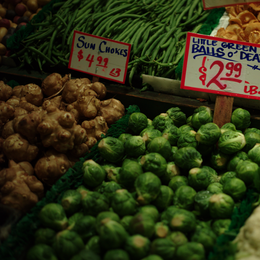
%> input picture codes/extract_features/toolbar/GCRM/9999.ppm, 260 x 260 px, shrunk from 512 x 512 before the run; the run also reads 1 picture not shown here
$ octave demo_SGRM.m   (GNU Octave 9; MATLAB toolbox functions it lacks are replaced by stand-ins)
%> lines starting %> are read from the running program, lines starting %| are printed output that depends on the picture
### codes/extract_features/toolbar/SGRM/f_steer_SPAM.m
function F=f_steer_SPAM(im_n)
% feature extraction method proposed by
% Hasan Abdulrahman, Marc Chaumont, Philippe Montesinos,
% and Baptiste Magnier, "Color Image Steganalysis Based on Steerable Gaussian Filters Bank,"
% IH&MMSec'2016, in Proceedings of the 4th ACM workshop on Information Hiding and Multimedia Security,
% Vigo, Galicia, Spain, 6 pages, June 20-22, 2016.
% http://www.lirmm.fr/~chaumont/FAQ-ColorImageSteganalysisBasedonSteerableGaussianFiltersBank.html
% modified by Bin Li
% 2017.7.26

% About the dimension of the feature vector:

% The first set, produced by [10], is made of 18,157 features.
%  The second set is made of 4406 features and comes from SPAM features from
%  - the gradient magnitude image of each channel (R, G, B) ; it gives 2808 features;
%  - the derivative image (related to the tangent vector) for each channel (R, G, B) ; it gives 1598 features.
%
% More details about the second set:
%  - The co-occurences matrices are computed with triplets which means that co-occurences have (2xT+1)^3 bins.
%  - 4 matrices are computed (horizontal right, and left, and vertical right, and left) and then summed.
%  - 4 others matrices are computed (horizontal right, and left, and vertical right and left) and then summed.
%  - The two matrices are then concatenated in a feature vector.
%  - For each T values (except for the derivative image with T=3), the feature vectors of each channel  are concatenated.
%
%  Thus:
%  - For the gradient magnitude, T is equal to 2 or 3. This leads to a dimension = 3x(2x5^3) + 3x(2x7^3) = 3x250 + 3x686 = 2808 features,
%  - For the derivative image, T is equal to 1, 2 or 3. This leads to a dimension = 3x(2x3^3) + 3x(2x5^3) + (2x7^3) = 3x54+3x250+686 = 1598 features.
%   Note that for T=3, we sum the 3 co-occurrences matrices (from R, G, B channels) instead of concatenate them (indeed, otherwise, bins values are too small for T=3).


% Obtain magnitude images and derivative images
im_n = double(im_n);
X=cell(1,3); % gradient magnitude images
Y=cell(1,3); % tangent derivative images
[X{1},X{2},X{3},Y{1},Y{2},Y{3}]=f_steer_magnitude(im_n);

% Coocurrence matrix feature extraction
F=zeros(1,4406);
t1=2*3^3; % 54
t2=2*5^3; %250
t3=2*7^3; % 686


% 2 808 features from gradient magnitude images (T 2 f2; 3g),
%gradient magnitude images,  T=2
offset = 0;
for i=1:3
    f_m=f_spam_extract_2(X{i},2);
    F(  offset+(i-1)*t2+1 : offset+(i-1)*t2+t2    )=f_m;
end
%gradient magnitude images,  T=3
offset = 3*t2;
for i=1:3
    f_m=f_spam_extract_2(X{i},3);
    F(offset+(i-1)*t3+1 : offset+(i-1)*t3+t3 )=f_m;
end

% 1 598 features from tangent derivative images (T 2 f1; 2; 3g and for
% T=3 there is a fusion of matrices)
% tangent derivative images, T =1
offset = 3*t2+3*t3;
for i=1:3
    f_m=f_spam_extract_2(Y{i},1);
    F(offset+(i-1)*t1+1 : offset+(i-1)*t1+t1)=f_m;
end
% tangent derivative images, T =2
offset = 3*t2+3*t3+3*t1;
for i=1:3
    f_m=f_spam_extract_2(Y{i},2);
    F(offset+(i-1)*t2+1 : offset+(i-1)*t2+t2)=f_m;
end
% tangent derivative images, T =3
offset = 3*t2+3*t3+3*t1+3*t2;
temp=zeros(1,686);
for i=1:3
    temp=temp+f_spam_extract_2(Y{i},3);
end
F(offset+1 : offset+t3)=temp;

### codes/extract_features/toolbar/SGRM/f_steer_magnitude.m
function [MaxI_R,MaxI_G,MaxI_B,Oth_MaxI_R,Oth_MaxI_G,Oth_MaxI_B]= f_steer_magnitude(cover)
% MaxI_X: gradient magnitude image
% Oth_MaxI_X: tangent derivative image
% modified by Bin Li
% 2017.7.26


     delta_theta = 10;
     sigma = 0.7;

    XX=cover;

    S = size(XX);
%> S = [260 260 3]
    if ((length(S) == 3 ) && (S(3)==3))
        %disp('color image')
    else
         msg = 'The input image is not a color image of 3 channels';
         size(XX)
         error(msg)
    end

    theta = [0:delta_theta:(180-delta_theta)];

    steer_Image_out_R = cell(1,size(theta,2));
    steer_Image_out_G = cell(1,size(theta,2));
    steer_Image_out_B = cell(1,size(theta,2));

    R = XX(:,:,1); % red
    G = XX(:,:,2); % green
    B = XX(:,:,3); % blue
    %[nrows,ncols] = size(R);

    for i = [1:length(theta)]
        [steer_Image_out_R{1,i},H] = steerGauss2(R,theta(i),sigma,false);
        [steer_Image_out_G{1,i},H] = steerGauss2(G,theta(i),sigma,false);
        [steer_Image_out_B{1,i},H] = steerGauss2(B,theta(i),sigma,false);
%         filters{i} = H;
    end
%> this loop made 18 passes
%> pass 1, in steerGauss2, `Iy = conv2(conv2(I,g,'same'),-gp','same');`:
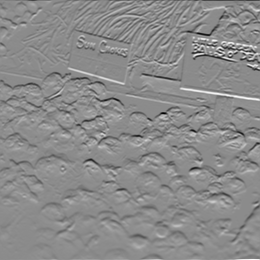
%> Iy: size 260x260 double; min -176.7, max 146.3, mean 0.1; drawn with min black and max white
%> pass 1, in steerGauss2 (call 2), `Iy = conv2(conv2(I,g,'same'),-gp','same');`:
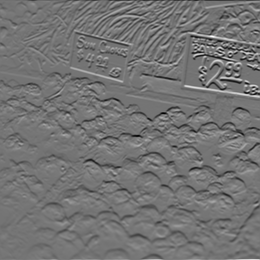
%> Iy: size 260x260 double; min -162.1, max 193.1, mean 0; drawn with min black and max white
%> after the loop, steer_Image_out_B = 18 items; steer_Image_out_G = 18 items; steer_Image_out_R = 18 items

    [MaxI_R, Oth_MaxI_R  ]= f_steer_img(steer_Image_out_R,delta_theta);

    [MaxI_G, Oth_MaxI_G ]= f_steer_img(steer_Image_out_G,delta_theta);

    [MaxI_B,  Oth_MaxI_B ]= f_steer_img(steer_Image_out_B,delta_theta);

end

### codes/extract_features/toolbar/SGRM/steerGauss2.m
function [J,h] = steerGauss2(I,arg1,arg2,arg3)
% STEERGAUSS Implements a steerable Gaussian filter.
%    This m-file can be used to evaluate the first
%    directional derivative of an image, using the
%    method outlined in:
%
%       W. T. Freeman and E. H. Adelson, "The Design
%       and Use of Steerable Filters", IEEE PAMI, 1991.
%
%    [J,H] = STEERGAUSE(I,THETA,SIGMA,VIS) evaluates
%    the directional derivative of the input image I,
%    oriented at THETA degrees with respect to the
%    image rows. The standard deviation of the Gaussian
%    kernel is given by SIGMA (assumed to be equal to
%    unity by default). The filter parameters are
%    returned to the user in the structure H.
%
%    [J,H] = STEERGAUSE(I,H,VIS) evaluates the
%    directional derivative of the input image I, using
%    the previously computed filter stored in H. Note
%    that H is a structure, with the following fields:
%           H.g: 1D Gaussian
%          H.gp: first-derivative of 1D Gaussian
%       H.theta: orientation of filter
%       H.sigma: standard derivation of Gaussian
%
%    Note that the filter support is automatically
%    adjusted (depending on the value of SIGMA).
%
%    In general, the visualization can be enabled
%    (or disabled) by setting VIS = TRUE (or FALSE).
%    By default, the visualization is disabled.
%
% Author: Douglas R. Lanman, Brown University, Jan. 2006.

%%%%%%%%%%%%%%%%%%%%%%%%%%%%%%%%%%%%%%%%%%%%%%%%%%%%%%%%%
% Part I: Assign algorithm parameters.

% Load default image (if none provided).
% Note: Converts to grayscale.
    I = mean(double(I),3);

    % Process input arguments (according to usage mode).
    if ~exist('arg1','var') || ~isstruct(arg1)

        % Usage: [J,H] = STEERGAUSE(I,THETA,SIGMA,VIS)
        usageMode = 1;

        % Assign default filter orientation (if not provided).
        if ~exist('arg1','var') || isempty(arg1)
          arg1 = 0;
        end
        theta = -arg1*(pi/180);

        % Assign default standard deviation (if not provided).
        if ~exist('arg2','var') || isempty(arg2)
           arg2 = 1;
        end
        sigma = arg2;

        % Assign default visualization state (if not provided).
        if ~exist('arg3','var') || isempty(arg3)
           arg3 = false;
        end
        vis = arg3;
    else
        % Usage: [J,H] = STEERGAUSE(I,H,VIS)
        usageMode = 2;

        % Extract filter parameters.
        h = arg1;
        theta = -h.theta*(pi/180);
        sigma = h.sigma;
        g = h.g;
        gp = h.gp;

        % Assign default visualization state (if not provided).
        if ~exist('arg2','var') || isempty(arg2)
           arg2 = false;
        end
        vis = arg2;
    end % End of input pre-processing.

    %%%%%%%%%%%%%%%%%%%%%%%%%%%%%%%%%%%%%%%%%%%%%%%%%%%%%%%%%
    % Part II: Evaluate separable filter kernels.

    % Calculate filter kernels (if not provided by user).
    if usageMode == 1

       % Determine necessary filter support (for Gaussian).
       Wx = floor((5/2)*sigma);
       if Wx < 1
          Wx = 1;
       end
       x = [-Wx:Wx];

       % Evaluate 1D Gaussian filter (and its derivative).
       g = exp(-(x.^2)/(2*sigma^2));
       gp = -(x/sigma).*exp(-(x.^2)/(2*sigma^2));

       % Store filter kernels (for subsequent runs).
       h.g = g;
       h.gp = gp;
       h.theta = -theta*(180/pi);
       h.sigma = sigma;

    end

    %%%%%%%%%%%%%%%%%%%%%%%%%%%%%%%%%%%%%%%%%%%%%%%%%%%%%%%%%
    % Part III: Determine oriented filter response.

    % Calculate image gradients (using separability).
    Ix = conv2(conv2(I,-gp,'same'),g','same');
    Iy = conv2(conv2(I,g,'same'),-gp','same');

    % Evaluate oriented filter response.
    J = cos(theta)*Ix+sin(theta)*Iy;

    % %%%%%%%%%%%%%%%%%%%%%%%%%%%%%%%%%%%%%%%%%%%%%%%%%%%%%%%%%
    % Part IV: Visualization

    %Create figure window and display results.
    %Note: Will only create output window is requested by user.
    if vis
       figure(1); clf; set(gcf,'Name','Oriented Filtering');
       subplot(2,2,1); imagesc(I); axis image; colormap(gray);
          title('Input Image');
       subplot(2,2,2); imagesc(J); axis image; colormap(gray);
          title(['Filtered Image (\theta = ',num2str(-theta*(180/pi)),'{\circ})']);
       subplot(2,1,2); imagesc(cos(theta)*(g'*gp)+sin(theta)*(gp'*g));
          axis image; colormap(gray);
          title(['Oriented Filter (\theta = ',num2str(-theta*(180/pi)),'{\circ})']);
    end
end

### codes/extract_features/toolbar/SGRM/f_steer_img.m
function [maxIm, othIm ]=f_steer_img(steerIm,deltaTheta)
%> called with deltaTheta = 10
% modified by Bin Li
% 2017.7.26
% steerIm: steerable filter images
% maxIm: gradient magnitude image
% othIm: tangent derivative image

%%%%%%%%%%%%%%%%%%
[nrows,ncols] = size(steerIm{1});
%> nrows = 260; ncols = 260
L = length(steerIm); % nb de rotations
%> L = 18
imAbs = zeros(nrows,ncols,L);
imX = zeros(nrows,ncols,L);
for i = 1:L
    imAbs(:,:,i) = abs(steerIm{i}); % valeur absolue de la derivee
    imX(:,:,i) = steerIm{i};
end
%> this loop made 18 passes
% maxAngleIndex corresponds to the index of maximum angle
[maxIm, maxAngleIndex] = max(imAbs,[],3);
%%%%%%%%%%%%%%%%%%%%%%%% derivative at the \theta +/- 90 orientation
maxAngle=(maxAngleIndex-1)*deltaTheta;
tanAngle=maxAngle;
tanAngle(maxAngle>=90)=tanAngle(maxAngle>=90)-90;
tanAngle(maxAngle<90)=tanAngle(maxAngle<90)+90;
tanAngleIndex = fix((tanAngle/deltaTheta)+1);
%%%%%%%%%%%%%%%%%%
othIm = zeros(nrows,ncols);
%> othIm: size 260x260 double; every value is 0
for i =1:nrows
    for j=1:ncols
        othIm(i,j)=imX(i,j,tanAngleIndex(i,j));
    end
end
%%%%%%%%%%%%%%%%%%

### codes/extract_features/toolbar/SGRM/f_spam_extract_2.m
function F = f_spam_extract_2(X,T)
% modified by Bin Li
% 2017.7.27

%quantization and truncation
X = round(X);
X(X<-T) = -T;
X(X>T) = T;

% horizontal left-right
D = X(:,1:end-1) - X(:,2:end);
L = D(:,3:end); C = D(:,2:end-1); R = D(:,1:end-2);
Mh1 = f_GetM3(L,C,R,T);

% horizontal right-left
D = -D;
L = D(:,1:end-2); C = D(:,2:end-1); R = D(:,3:end);
Mh2 = f_GetM3(L,C,R,T);

% vertical bottom top
D = X(1:end-1,:) - X(2:end,:);
L = D(3:end,:); C = D(2:end-1,:); R = D(1:end-2,:);
Mv1 = f_GetM3(L,C,R,T);

% vertical top bottom
D = -D;
L = D(1:end-2,:); C = D(2:end-1,:); R = D(3:end,:);
Mv2 = f_GetM3(L,C,R,T);

% diagonal left-right
D = X(1:end-1,1:end-1) - X(2:end,2:end);
L = D(3:end,3:end); C = D(2:end-1,2:end-1); R = D(1:end-2,1:end-2);
Md1 = f_GetM3(L,C,R,T);

% diagonal right-left
D = -D;
L = D(1:end-2,1:end-2); C = D(2:end-1,2:end-1); R = D(3:end,3:end);
Md2 = f_GetM3(L,C,R,T);

% minor diagonal left-right
D = X(2:end,1:end-1) - X(1:end-1,2:end);
L = D(1:end-2,3:end); C = D(2:end-1,2:end-1); R = D(3:end,1:end-2);
Mm1 = f_GetM3(L,C,R,T);

% minor diagonal right-left
D = -D;
L = D(3:end,1:end-2); C = D(2:end-1,2:end-1); R = D(1:end-2,3:end);
Mm2 = f_GetM3(L,C,R,T);

F1 = (Mh1+Mh2+Mv1+Mv2)/4;
F2 = (Md1+Md2+Mm1+Mm2)/4;
F = [F1' F2'];

### codes/extract_features/toolbar/SGRM/f_GetM3.m
function M = f_GetM3(L,C,R,T)
% modified by Bin Li
% 2017.7.27

    L=L(:); C = C(:);R = R(:);
    % get cooccurences [-T...T]
    M = zeros(2*T+1,2*T+1,2*T+1);
    for w=-T:T
        for v=-T:T
            L2=L(C==v & R==w);
            for u=-T:T
                M(u+T+1,v+T+1,w+T+1) = sum(L2==u);
            end
        end
    end

    % normalization
    M = M(:)/sum(M(:));
end

### codes/extract_features/toolbar/SGRM/demo_SGRM.m
% function [F1,F2] = demo_SGRM()
F1 = f_steer_SPAM(imread('9999.ppm'));
%> the loop in f_steer_img (call 2), `for i = 1:L` made 18 passes
%> call 3 of f_steer_img, with deltaTheta = 10
%> the loop in f_steer_img (call 3), `for i = 1:L` made 18 passes
%> in f_steer_img (call 3), `tanAngleIndex = fix((tanAngle/deltaTheta)+1);`:
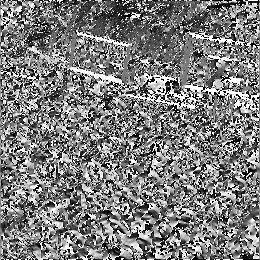
%> tanAngleIndex: size 260x260 double; min 1, max 18, mean 9.31; drawn with min black and max white
%> after the loop in f_steer_img (call 3), `for i =1:nrows`:
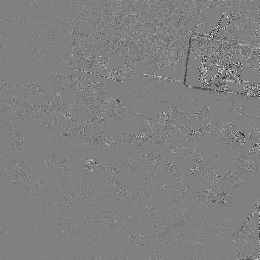
%> othIm: size 260x260 double; min -10.74, max 10.57, mean -0.00754; drawn with min black and max white
%> after the loop in f_steer_SPAM, `for i=1:3`: F = 4406 values, max 0.905 at index 313, min 0 at index 1, mean 0.00136
%> after the loop in f_steer_SPAM, `for i=1:3`: F = 4406 values, max 0.905 at index 313, min 0 at index 1, mean 0.00272
%> the loop in f_steer_SPAM, `for i=1:3` made 3 passes
%> pass 1, in f_spam_extract_2 (call 7), `C = D(:,2:end-1)`:
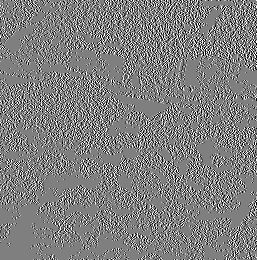
%> C: size 260x257 double; min -2, max 2, mean -0.000314; drawn with min black and max white
%> after the loop in f_steer_SPAM, `for i=1:3`: F = 4406 values, max 0.905 at index 313, min 0 at index 1, mean 0.00409
%> the loop in f_steer_SPAM, `for i=1:3` made 3 passes
%> pass 1, in f_spam_extract_2 (call 10), `R = D(:,1:end-2)`:
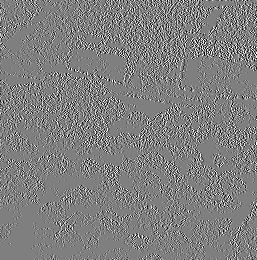
%> R: size 260x257 double; min -4, max 4, mean -0.000524; drawn with min black and max white
%> after the loop in f_steer_SPAM, `for i=1:3`: F = 4406 values, max 0.905 at index 313, min 0 at index 1, mean 0.00545
%> the loop in f_steer_SPAM, `for i=1:3` made 3 passes
%> pass 1, in f_spam_extract_2 (call 13), `D = X(:,1:end-1) - X(:,2:end);`:
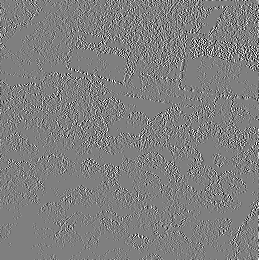
%> D: size 260x259 double; min -6, max 6, mean 0.000282; drawn with min black and max white
%> after the loop in f_steer_SPAM, `for i=1:3`: temp = 686 values, max 0.958 at index 172, min 0 at index 1, mean 0.00875
%> F1 = 4406 values, max 0.958 at index 3892, min 0 at index 1, mean 0.00681
F2 = f_steer_SPAM(imread('s9999.ppm'));
%> the loop in f_steer_magnitude (call 2), `for i = [1:length(theta)]` made 18 passes
%> F2 = 4406 values, max 0.961 at index 3892, min 0 at index 1, mean 0.00681
y = F1-F2;
%> y = 4406 values, max 0.00221 at index 563, min -0.00525 at index 4235, mean 4.3e-20
bar(y);

% [22 lines of commented-out code are left out]
